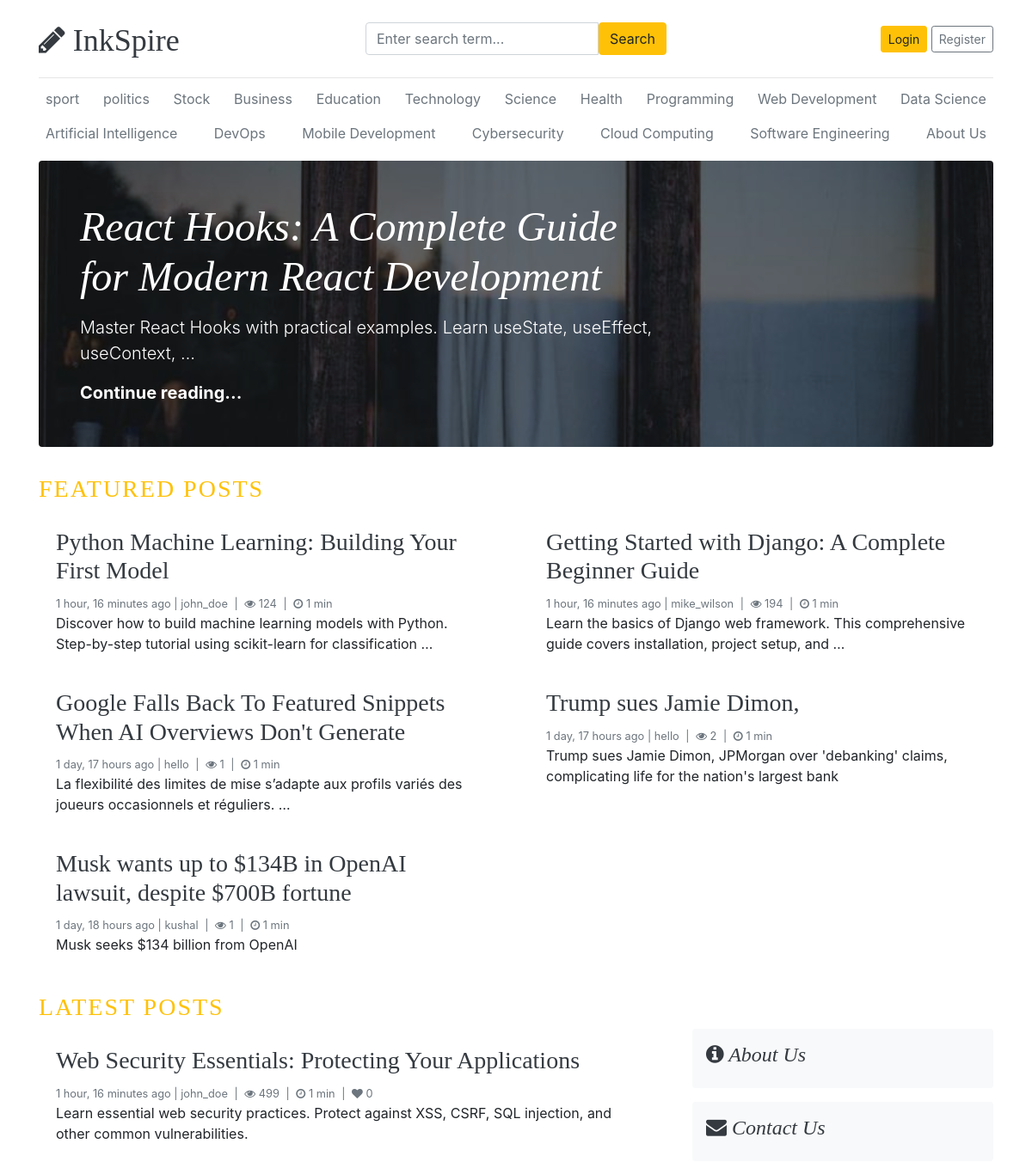
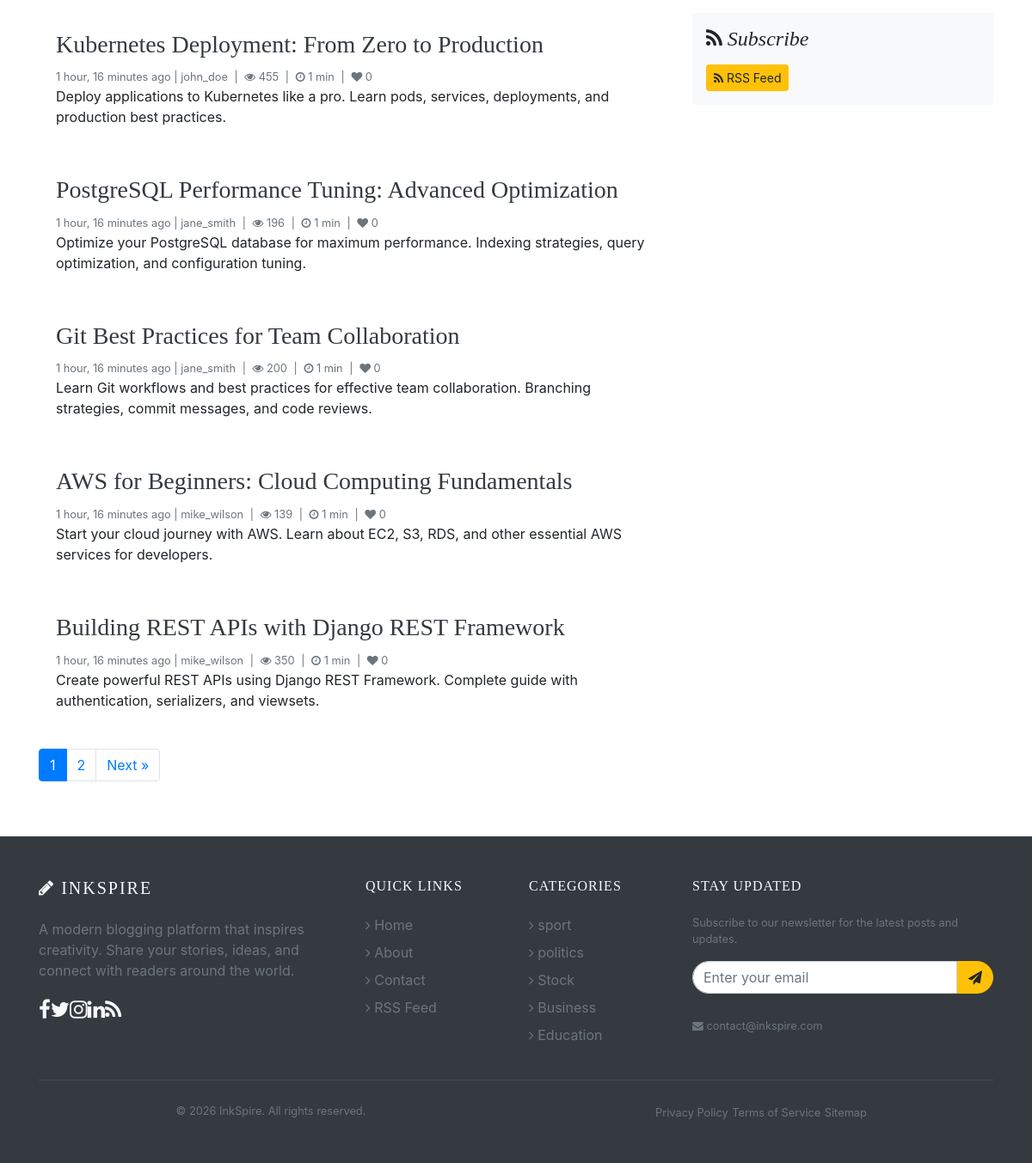
The page / on the database its author committed (2 pictures, top to bottom).
### blogs/models.py (models this page shows, shortened)
class Category(models.Model):
    name = models.CharField(max_length=100, unique=True)
    created_at = models.DateTimeField(auto_now_add=True)
    updated_at = models.DateTimeField(auto_now=True)
    class Meta:
        verbose_name = "Category"
        verbose_name_plural = "Categories"

class Blog(models.Model):
    title = models.CharField(max_length=200)
    slug = models.SlugField(max_length=200, unique=True)
    category = models.ForeignKey(Category, on_delete=models.CASCADE)
    author = models.ForeignKey(User, on_delete=models.CASCADE)
    created_at = models.DateTimeField(auto_now_add=True)
    updated_at = models.DateTimeField(auto_now=True)
    featured_image = models.ImageField(
        upload_to='uploads/%Y/%m/%d', blank=True, null=True)
    blog_body = CKEditor5Field('Content', config_name='extends')
    short_description = models.TextField(max_length=500)
    status = models.CharField(
        max_length=10, choices=STATUS_CHOICES, default='draft')
    is_featured = models.BooleanField(default=False)
    views = models.PositiveIntegerField(default=0)
    meta_description = models.CharField(max_length=160, blank=True, null=True)
    class Meta:
        verbose_name = "Blog"
        verbose_name_plural = "Blogs"
    def reading_time(self):
        import re
        text = re.sub('<[^<]+?>', '', self.blog_body)  # Remove HTML tags
        word_count = len(text.split())
        minutes = word_count // 200
        return max(1, minutes)  # At least 1 minute

### blog_main/views.py (the view)
# urls.py: 2. Add a URL to urlpatterns:  path('', views.home, name='home')
def home(request):
    featured_post = Blog.objects.filter(
        is_featured=True, status='published').order_by('-updated_at')
    posts_list = Blog.objects.filter(
        is_featured=False, status='published').order_by('-updated_at')
    paginator = Paginator(posts_list, 6)
    page = request.GET.get('page')
    posts = paginator.get_page(page)
    context = {
        'featured_post': featured_post,
        'posts': posts,
    }
    return render(request, "home.html", context)

### blogs/context_processors.py (called while the page is built)
def get_categories(request):
  categories=Category.objects.all()
  return dict(categories=categories)

### templates/home.html (shortened to what this page needs)
{% extends 'base.html' %}
{% block content %}
{% for post in featured_post %}
{% if forloop.first %}
<div class="jumbotron p-3 p-md-5 text-white rounded bg-dark"
  style="background-image: url({{post.featured_image.url}});background-blend-mode: overlay;background-size:cover;">
  <div class="col-md-8 px-0">
    <h1 class="display-4 font-italic">{{post.title}}</h1>
    <p class="lead my-3">{{post.short_description | truncatewords:10}}</p>
    <p class="lead mb-0"><a href="{% url 'Blog_detail' post.slug %}" class="text-white font-weight-bold">Continue
        reading...</a></p>
  </div>
</div>
{% endif %}
{% endfor %}
<h3 class="text-uppercase text-warning mt-4" style="letter-spacing: 2px;">Featured Posts</h3>
<div class="row mb-2">
  {% for post in featured_post %}
  {% if not forloop.first %}
  <div class="col-md-6">
    <div class="card border-0">
      <div class="card-body">
        <h3><a href="{% url 'Blog_detail' post.slug %}" class="text-dark">{{post.title}}</a></h3>
        <small class="mb-1 text-muted">
          {{post.created_at | timesince}} ago | {{post.author}}
          <span class="mx-1">|</span>
          <i class="fa fa-eye"></i> {{ post.views }}
          <span class="mx-1">|</span>
          <i class="fa fa-clock-o"></i> {{ post.reading_time }} min
        </small>
        <p class="card-text">{{post.short_description | truncatewords:15}}</p>
      </div>
    </div>
  </div>
  {% endif %}
  {% endfor %}
</div>
<h3 class="text-uppercase text-warning mt-4" style="letter-spacing: 2px;">Latest Posts</h3>
<main role="main" class="container p-0">
  <div class="row">
    <div class="col-md-8 blog-main">
      {% for post in posts %}
      <div class="card border-0 mb-3">
        <div class="card-body">
          <h3><a href="{% url 'Blog_detail' post.slug %}" class="text-dark">{{post.title}}</a></h3>
          <small class="mb-1 text-muted">
            {{post.created_at | timesince}} ago | {{post.author}}
            <span class="mx-1">|</span>
            <i class="fa fa-eye"></i> {{ post.views }}
            <span class="mx-1">|</span>
            <i class="fa fa-clock-o"></i> {{ post.reading_time }} min
            <span class="mx-1">|</span>
            <i class="fa fa-heart"></i> {{ post.likes.count }}
          </small>
          <p class="card-text">{{post.short_description | truncatewords:25}}</p>
        </div>
      </div>
      {% empty %}
      <p class="text-muted">No posts yet.</p>
      {% endfor %}
      {% if posts.has_other_pages %}
      <nav aria-label="Page navigation" class="mt-4">
        <ul class="pagination">
          {% for num in posts.paginator.page_range %}
          {% if posts.number == num %}
          <li class="page-item active"><span class="page-link">{{ num }}</span></li>
          {% elif num > posts.number|add:'-3' and num < posts.number|add:'3' %} <li class="page-item"><a
              class="page-link" href="?page={{ num }}">{{ num }}</a></li>
            {% endif %}
            {% endfor %}
            {% if posts.has_next %}
            <li class="page-item">
              <a class="page-link" href="?page={{ posts.next_page_number }}">Next &raquo;</a>
            </li>
            {% endif %}
        </ul>
      </nav>
      {% endif %}
    </div>
    <aside class="col-md-4 blog-sidebar">
      <div class="p-3 mb-3 bg-light rounded">
        <h4 class="font-italic"><a href="{% url 'about' %}" class="text-dark"><i class="fa fa-info-circle"></i> About
            Us</a></h4>
      </div>
      <div class="p-3 mb-3 bg-light rounded">
        <h4 class="font-italic"><a href="{% url 'contact' %}" class="text-dark"><i class="fa fa-envelope"></i> Contact
            Us</a></h4>
      </div>
      <div class="p-3 bg-light rounded">
        <h4 class="font-italic"><i class="fa fa-rss"></i> Subscribe</h4>
        <a href="{% url 'rss_feed' %}" class="btn btn-warning btn-sm mt-2">
          <i class="fa fa-rss"></i> RSS Feed
        </a>
      </div>
    </aside>
  </div>
</main>
{% endblock %}

### templates/base.html (shortened to what this page needs)
{% load static %}
<!DOCTYPE html>
<html lang="en">
<head>
  <link href="https://getbootstrap.com/docs/4.0/dist/css/bootstrap.min.css" rel="stylesheet">
  <link href="{% static 'css/blog.css' %}" rel="stylesheet">
  <link rel="stylesheet" href="https://cdnjs.cloudflare.com/ajax/libs/font-awesome/4.7.0/css/font-awesome.min.css">
</head>
<body>
  <div class="container">
    <header class="blog-header py-3">
      <div class="row flex-nowrap justify-content-between align-items-center">
        <div class="col-4 pt-1">
          <a class="blog-header-logo text-dark" href="/"><i class="fa fa-pencil"></i> InkSpire</a>
        </div>
        <div class="col-4">
          <form action="{% url 'search' %}" method="">
            <div class="input-group">
              <input class="form-control" type="text" name="keyword" value="{{ keyword }}"
                placeholder="Enter search term..." aria-label="Enter search term..." aria-describedby="button-search" />
              <button type="submit" class="btn btn-warning" id="button-search" type="button">Search</button>
            </div>
          </form>
        </div>
        <div class="col-4 d-flex justify-content-end align-items-center">
          {% if not user.is_authenticated %}
          <a class="btn btn-sm btn-warning" href="{% url 'login' %}">Login</a> &nbsp;
          <a class="btn btn-sm btn-outline-secondary" href="{% url 'register' %}">Register</a>
          {% else %}
          <a class="btn btn-sm btn-outline-secondary mr-2" href="{% url 'profile' %}"><i class="fa fa-user"></i>
            Profile</a>
          <a class="btn btn-sm btn-warning mr-2" href="{% url 'dashboard' %}">Dashboard</a>
          <a class="btn btn-sm btn-outline-danger mr-2" href="{% url 'logout' %}">Logout</a>
          {% endif %}
        </div>
      </div>
    </header>
    <div class="nav-scroller py-1 mb-2">
      <nav class="nav d-flex justify-content-between">
        {% for category in categories %}
        <a class="p-2 text-muted" href="{% url 'posts_by_category' category.id %}">{{category.name}}</a>
        {% endfor %}
        <a class="p-2 text-muted" href="{% url 'about' %}">About Us</a>
      </nav>
    </div>
    {% block content %}
    {% endblock %}
  </div>
  <footer class="bg-dark text-light mt-5">
    <div class="container py-5">
      <div class="row">
        <div class="col-lg-4 col-md-6 mb-4 mb-lg-0">
          <h5 class="text-uppercase mb-4" style="letter-spacing: 2px;"><i class="fa fa-pencil"></i> InkSpire</h5>
          <p class="text-muted">A modern blogging platform that inspires creativity. Share your stories, ideas, and
            connect
            with readers around the world.</p>
          <div class="d-flex mt-3">
            <a href="#" class="text-light me-3" style="font-size: 1.5rem;"><i class="fa fa-facebook"></i></a>
            <a href="#" class="text-light me-3" style="font-size: 1.5rem;"><i class="fa fa-twitter"></i></a>
            <a href="#" class="text-light me-3" style="font-size: 1.5rem;"><i class="fa fa-instagram"></i></a>
            <a href="#" class="text-light me-3" style="font-size: 1.5rem;"><i class="fa fa-linkedin"></i></a>
            <a href="{% url 'rss_feed' %}" class="text-light" style="font-size: 1.5rem;"><i class="fa fa-rss"></i></a>
          </div>
        </div>
        <div class="col-lg-2 col-md-6 mb-4 mb-lg-0">
          <h6 class="text-uppercase mb-4" style="letter-spacing: 1px;">Quick Links</h6>
          <ul class="list-unstyled">
            <li class="mb-2"><a href="{% url 'home' %}" class="text-muted text-decoration-none hover-light"><i
                  class="fa fa-angle-right me-2"></i> Home</a></li>
            <li class="mb-2"><a href="{% url 'about' %}" class="text-muted text-decoration-none hover-light"><i
                  class="fa fa-angle-right me-2"></i> About</a></li>
            <li class="mb-2"><a href="{% url 'contact' %}" class="text-muted text-decoration-none hover-light"><i
                  class="fa fa-angle-right me-2"></i> Contact</a></li>
            <li class="mb-2"><a href="{% url 'rss_feed' %}" class="text-muted text-decoration-none hover-light"><i
                  class="fa fa-angle-right me-2"></i> RSS Feed</a></li>
          </ul>
        </div>
        <div class="col-lg-2 col-md-6 mb-4 mb-lg-0">
          <h6 class="text-uppercase mb-4" style="letter-spacing: 1px;">Categories</h6>
          <ul class="list-unstyled">
            {% for category in categories|slice:":5" %}
            <li class="mb-2"><a href="{% url 'posts_by_category' category.id %}"
                class="text-muted text-decoration-none"><i class="fa fa-angle-right me-2"></i> {{ category.name }}</a>
            </li>
            {% endfor %}
          </ul>
        </div>
        <div class="col-lg-4 col-md-6 mb-4 mb-lg-0">
          <h6 class="text-uppercase mb-4" style="letter-spacing: 1px;">Stay Updated</h6>
          <p class="text-muted small">Subscribe to our newsletter for the latest posts and updates.</p>
          <form class="mt-3">
            <div class="input-group">
              <input type="email" class="form-control" placeholder="Enter your email"
                style="border-radius: 25px 0 0 25px;">
              <button class="btn btn-warning" type="button" style="border-radius: 0 25px 25px 0;"><i
                  class="fa fa-paper-plane"></i></button>
            </div>
          </form>
          <div class="mt-4">
            <span class="text-muted small"><i class="fa fa-envelope me-2"></i> contact@inkspire.com</span>
          </div>
        </div>
      </div>
      <hr class="my-4" style="border-color: rgba(255,255,255,0.1);">
      <div class="row align-items-center">
        <div class="col-md-6 text-center text-md-start">
          <p class="text-muted mb-0 small">&copy; 2026 InkSpire. All rights reserved.</p>
        </div>
        <div class="col-md-6 text-center text-md-end">
          <a href="#" class="text-muted text-decoration-none small me-3">Privacy Policy</a>
          <a href="#" class="text-muted text-decoration-none small me-3">Terms of Service</a>
          <a href="/sitemap.xml" class="text-muted text-decoration-none small">Sitemap</a>
        </div>
      </div>
    </div>
  </footer>
</body>
</html>

### blog_main/static/css/blog.css (style rules this page uses)
.blog-header { border-bottom: 1px solid #e5e5e5; }
.blog-header-logo { font-family: "Playfair Display", Georgia, "Times New Roman", serif; font-size: 2.25rem; }
h1, h2, h3, h4, h5, h6 { font-family: "Playfair Display", Georgia, "Times New Roman", serif; }
.display-4 { font-size: 2.5rem; }
@media (min-width: 768px) { .display-4 { font-size: 3rem; } }

### rows shown on the page
Category: name "sport"
Category: name "politics"
Category: name "Stock"
Category: name "Business"
Category: name "Education"
Category: name "Technology"
Category: name "Science"
Category: name "Health"
Category: name "Programming"
Category: name "Web Development"
Category: name "Data Science"
Category: name "Artificial Intelligence"
Category: name "DevOps"
Category: name "Mobile Development"
Category: name "Cybersecurity"
Category: name "Cloud Computing"
Category: name "Software Engineering"
Blog: featured_image (picture), title "React Hooks: A Complete Guide for Modern React Development", short_description "Master React Hooks with practical examples. Learn useState, useEffect, useContext, …"
Blog: title "Python Machine Learning: Building Your First Model", created_at "1 hour, 16 minutes", author "john_doe", views "124", reading_time "1", short_description "Discover how to build machine learning models with Python. Step-by-step tutorial using scikit-learn for classification …"
Blog: title "Getting Started with Django: A Complete Beginner Guide", created_at "1 hour, 16 minutes", author "mike_wilson", views "194", reading_time "1", short_description "Learn the basics of Django web framework. This comprehensive guide covers installation, project setup, and …"
Blog: title "Google Falls Back To Featured Snippets When AI Overviews Don't Generate", created_at "1 day, 17 hours", author "hello", views "1", reading_time "1", short_description "La flexibilité des limites de mise s’adapte aux profils variés des joueurs occasionnels et réguliers. …"
Blog: title "Trump sues Jamie Dimon,", created_at "1 day, 17 hours", author "hello", views "2", reading_time "1", short_description "Trump sues Jamie Dimon, JPMorgan over 'debanking' claims, complicating life for the nation's largest bank"
Blog: title "Musk wants up to $134B in OpenAI lawsuit, despite $700B fortune", created_at "1 day, 18 hours", author "kushal", views "1", reading_time "1", short_description "Musk seeks $134 billion from OpenAI"
Blog: title "Web Security Essentials: Protecting Your Applications", created_at "1 hour, 16 minutes", author "john_doe", views "499", reading_time "1", likes.count "0", short_description "Learn essential web security practices. Protect against XSS, CSRF, SQL injection, and other common vulnerabilities."
Blog: title "Kubernetes Deployment: From Zero to Production", created_at "1 hour, 16 minutes", author "john_doe", views "455", reading_time "1", likes.count "0", short_description "Deploy applications to Kubernetes like a pro. Learn pods, services, deployments, and production best practices."
Blog: title "PostgreSQL Performance Tuning: Advanced Optimization", created_at "1 hour, 16 minutes", author "jane_smith", views "196", reading_time "1", likes.count "0", short_description "Optimize your PostgreSQL database for maximum performance. Indexing strategies, query optimization, and configuration tuning."
Blog: title "Git Best Practices for Team Collaboration", created_at "1 hour, 16 minutes", author "jane_smith", views "200", reading_time "1", likes.count "0", short_description "Learn Git workflows and best practices for effective team collaboration. Branching strategies, commit messages, and code reviews."
Blog: title "AWS for Beginners: Cloud Computing Fundamentals", created_at "1 hour, 16 minutes", author "mike_wilson", views "139", reading_time "1", likes.count "0", short_description "Start your cloud journey with AWS. Learn about EC2, S3, RDS, and other essential AWS services for developers."
Blog: title "Building REST APIs with Django REST Framework", created_at "1 hour, 16 minutes", author "mike_wilson", views "350", reading_time "1", likes.count "0", short_description "Create powerful REST APIs using Django REST Framework. Complete guide with authentication, serializers, and viewsets."

### other values the page prints
{{ num }} "1"
{{ num }} "2"
